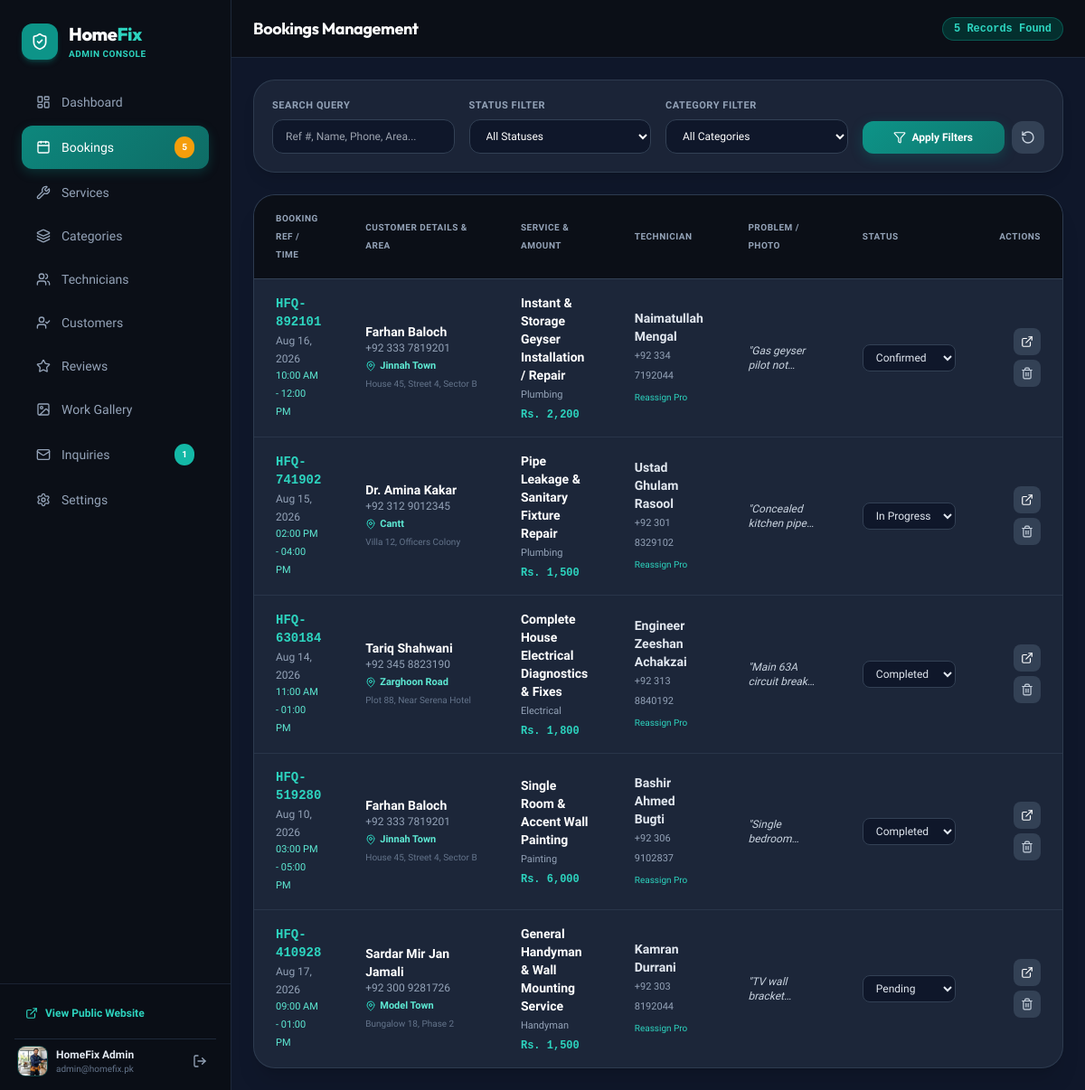
The app's page /admin/bookings.php (signed in) with its own data.
### tables this page shows
CREATE TABLE `users` (
  `id` INT UNSIGNED AUTO_INCREMENT PRIMARY KEY,
  `name` VARCHAR(120) NOT NULL,
  `email` VARCHAR(150) NOT NULL UNIQUE,
  `phone` VARCHAR(30) NOT NULL,
  `password` VARCHAR(255) NOT NULL,
  `role` ENUM('admin', 'customer') DEFAULT 'customer',
  `status` ENUM('active', 'inactive', 'banned') DEFAULT 'active',
  `avatar` VARCHAR(255) DEFAULT NULL,
  `address` TEXT DEFAULT NULL,
  `area` VARCHAR(100) DEFAULT NULL,
  `created_at` TIMESTAMP DEFAULT CURRENT_TIMESTAMP,
  `updated_at` TIMESTAMP DEFAULT CURRENT_TIMESTAMP ON UPDATE CURRENT_TIMESTAMP,
  INDEX `idx_users_role` (`role`),
  INDEX `idx_users_email` (`email`)
);

CREATE TABLE `bookings` (
  `id` INT UNSIGNED AUTO_INCREMENT PRIMARY KEY,
  `booking_reference` VARCHAR(30) NOT NULL UNIQUE,
  `user_id` INT UNSIGNED DEFAULT NULL,
  `service_id` INT UNSIGNED NOT NULL,
  `technician_id` INT UNSIGNED DEFAULT NULL,
  `customer_name` VARCHAR(120) NOT NULL,
  `customer_email` VARCHAR(150) NOT NULL,
  `customer_phone` VARCHAR(30) NOT NULL,
  `address` TEXT NOT NULL,
  `area` VARCHAR(100) NOT NULL,
  `preferred_date` DATE NOT NULL,
  `preferred_time` VARCHAR(50) NOT NULL,
  `problem_description` TEXT NOT NULL,
  `image_attachment` VARCHAR(255) DEFAULT NULL,
  `status` ENUM('pending', 'confirmed', 'assigned', 'in_progress', 'completed', 'cancelled') DEFAULT 'pending',
  `is_viewed` TINYINT(1) NOT NULL DEFAULT 0,
  `notes` TEXT DEFAULT NULL,
  `total_amount` DECIMAL(10,2) NOT NULL DEFAULT 0.00,
  `created_at` TIMESTAMP DEFAULT CURRENT_TIMESTAMP,
  `updated_at` TIMESTAMP DEFAULT CURRENT_TIMESTAMP ON UPDATE CURRENT_TIMESTAMP,
  FOREIGN KEY (`user_id`) REFERENCES `users`(`id`) ON DELETE SET NULL ON UPDATE CASCADE,
  FOREIGN KEY (`service_id`) REFERENCES `services`(`id`) ON DELETE RESTRICT ON UPDATE CASCADE,
  FOREIGN KEY (`technician_id`) REFERENCES `technicians`(`id`) ON DELETE SET NULL ON UPDATE CASCADE,
  INDEX `idx_bookings_ref` (`booking_reference`),
  INDEX `idx_bookings_status` (`status`),
  INDEX `idx_bookings_date` (`preferred_date`)
);

CREATE TABLE `services` (
  `id` INT UNSIGNED AUTO_INCREMENT PRIMARY KEY,
  `category_id` INT UNSIGNED NOT NULL,
  `name` VARCHAR(150) NOT NULL,
  `slug` VARCHAR(180) NOT NULL UNIQUE,
  `description` TEXT NOT NULL,
  `detailed_description` LONGTEXT DEFAULT NULL,
  `price` DECIMAL(10,2) NOT NULL DEFAULT 0.00,
  `duration` VARCHAR(80) NOT NULL DEFAULT '1 - 2 Hours',
  `image` VARCHAR(255) DEFAULT NULL,
  `includes_list` TEXT DEFAULT NULL,
  `status` ENUM('active', 'inactive') DEFAULT 'active',
  `is_featured` TINYINT(1) DEFAULT 0,
  `created_at` TIMESTAMP DEFAULT CURRENT_TIMESTAMP,
  `updated_at` TIMESTAMP DEFAULT CURRENT_TIMESTAMP ON UPDATE CURRENT_TIMESTAMP,
  FOREIGN KEY (`category_id`) REFERENCES `categories`(`id`) ON DELETE CASCADE ON UPDATE CASCADE,
  INDEX `idx_services_category` (`category_id`),
  INDEX `idx_services_status` (`status`)
);

CREATE TABLE `categories` (
  `id` INT UNSIGNED AUTO_INCREMENT PRIMARY KEY,
  `name` VARCHAR(100) NOT NULL,
  `slug` VARCHAR(120) NOT NULL UNIQUE,
  `description` TEXT NOT NULL,
  `icon` VARCHAR(50) NOT NULL DEFAULT 'wrench',
  `image` VARCHAR(255) DEFAULT NULL,
  `status` ENUM('active', 'inactive') DEFAULT 'active',
  `sort_order` INT DEFAULT 0,
  `created_at` TIMESTAMP DEFAULT CURRENT_TIMESTAMP
);

CREATE TABLE `technicians` (
  `id` INT UNSIGNED AUTO_INCREMENT PRIMARY KEY,
  `name` VARCHAR(120) NOT NULL,
  `email` VARCHAR(150) DEFAULT NULL,
  `phone` VARCHAR(30) NOT NULL,
  `specialty` VARCHAR(120) NOT NULL,
  `experience_years` INT NOT NULL DEFAULT 3,
  `rating` DECIMAL(3,2) NOT NULL DEFAULT 4.90,
  `completed_jobs` INT NOT NULL DEFAULT 120,
  `image` VARCHAR(255) DEFAULT NULL,
  `availability` ENUM('available', 'busy', 'offline') DEFAULT 'available',
  `status` ENUM('active', 'inactive') DEFAULT 'active',
  `created_at` TIMESTAMP DEFAULT CURRENT_TIMESTAMP,
  INDEX `idx_technicians_availability` (`availability`),
  INDEX `idx_technicians_specialty` (`specialty`)
);

### admin/bookings.php (the view, shortened to what the rows shown need)
<?php
require_once __DIR__ . '/../includes/admin_header.php';
require_once __DIR__ . '/../includes/admin_sidebar.php';
$sql = "SELECT b.*, s.name as service_name, c.name as category_name, t.name as technician_name, t.phone as technician_phone
        FROM bookings b
        JOIN services s ON b.service_id = s.id
        JOIN categories c ON s.category_id = c.id
        LEFT JOIN technicians t ON b.technician_id = t.id
        WHERE 1=1";
$params = [];
$sql .= " ORDER BY b.created_at DESC";
$bookings = Database::fetchAll($sql, $params);
?>
<div class="flex-1 flex flex-col min-w-0 overflow-hidden bg-slate-900">
    <header class="h-16 bg-slate-950 border-b border-slate-800 flex items-center justify-between px-6 shrink-0">
        <div class="flex items-center gap-4">
            <h2 class="text-lg font-bold font-heading text-white">Bookings Management</h2>
        </div>
    </header>
    <main class="flex-1 overflow-y-auto p-6 space-y-6">
        <div class="bg-slate-800/90 border border-slate-700/80 rounded-3xl shadow-xl overflow-hidden">
            <div class="overflow-x-auto">
                <table class="w-full text-left text-xs sm:text-sm text-slate-300">
                    <thead class="bg-slate-950 text-slate-400 uppercase text-[10px] font-bold tracking-wider border-b border-slate-700">
                        <tr>
                            <th class="px-6 py-4">Booking Ref / Time</th>
                            <th class="px-6 py-4">Customer Details & Area</th>
                            <th class="px-6 py-4">Service & Amount</th>
                            <th class="px-6 py-4">Technician</th>
                            <th class="px-6 py-4">Problem / Photo</th>
                            <th class="px-6 py-4">Status</th>
                            <th class="px-6 py-4 text-right">Actions</th>
                        </tr>
                    </thead>
                    <tbody class="divide-y divide-slate-700/60 text-slate-200">
                        <?php if (!empty($bookings)): ?>
                            <?php foreach ($bookings as $b): ?>
                                <tr class="hover:bg-slate-750 transition">
                                    <td class="px-6 py-4 font-medium">
                                        <span class="font-mono font-bold text-teal-400 text-sm block"><?= e($b['booking_reference']) ?></span>
                                        <span class="text-xs text-slate-400"><?= format_date($b['preferred_date']) ?></span>
                                        <span class="text-[11px] text-teal-300 block"><?= e($b['preferred_time']) ?></span>
                                    </td>
                                    <td class="px-6 py-4">
                                        <span class="font-bold text-white block"><?= e($b['customer_name']) ?></span>
                                        <span class="text-xs text-slate-400 block"><?= e($b['customer_phone']) ?></span>
                                        <span class="text-[11px] font-semibold text-teal-300 flex items-center gap-1 mt-0.5">
                                            <i data-lucide="map-pin" class="w-3 h-3 text-teal-400"></i>
                                            <?= e($b['area']) ?>
                                        </span>
                                        <span class="text-[10px] text-slate-500 block truncate max-w-xs"><?= e($b['address']) ?></span>
                                    </td>
                                    <td class="px-6 py-4">
                                        <span class="font-bold text-white block"><?= e($b['service_name']) ?></span>
                                        <span class="text-[11px] text-slate-400"><?= e($b['category_name']) ?></span>
                                        <span class="text-xs font-mono font-bold text-teal-400 block mt-1"><?= format_price($b['total_amount']) ?></span>
                                    </td>
                                    <td class="px-6 py-4">
                                        <?php if (!empty($b['technician_name'])): ?>
                                            <span class="font-bold text-slate-200 block"><?= e($b['technician_name']) ?></span>
                                            <span class="text-[11px] text-slate-400"><?= e($b['technician_phone']) ?></span>
                                            <button type="button"
                                                    class="assign-tech-btn text-[10px] text-teal-400 hover:underline mt-1 block"
                                                    data-id="<?= $b['id'] ?>"
                                                    data-ref="<?= e($b['booking_reference']) ?>"
                                                    data-tech-id="<?= $b['technician_id'] ?>">
                                                Reassign Pro
                                            </button>
                                        <?php endif; ?>
                                    </td>
                                    <td class="px-6 py-4 max-w-xs">
                                        <p class="text-xs text-slate-300 line-clamp-2 italic">"<?= e($b['problem_description']) ?>"</p>
                                    </td>
                                    <td class="px-6 py-4">
                                        <select class="booking-status-select bg-slate-900 border border-slate-700 rounded-lg px-2.5 py-1.5 text-xs text-slate-200 focus:outline-none focus:ring-1 focus:ring-teal-500"
                                                data-id="<?= $b['id'] ?>"
                                                data-current="<?= $b['status'] ?>">
                                            <option value="pending" <?= ($b['status'] === 'pending') ? 'selected' : '' ?>>Pending</option>
                                            <option value="confirmed" <?= ($b['status'] === 'confirmed') ? 'selected' : '' ?>>Confirmed</option>
                                            <option value="in_progress" <?= ($b['status'] === 'in_progress') ? 'selected' : '' ?>>In Progress</option>
                                            <option value="completed" <?= ($b['status'] === 'completed') ? 'selected' : '' ?>>Completed</option>
                                        </select>
                                    </td>
                                    <td class="px-6 py-4 text-right space-x-1">
                                        <a href="<?= base_url('tracking.php?ref=' . $b['booking_reference']) ?>" target="_blank" class="p-2 rounded-lg bg-slate-700 hover:bg-teal-600 text-white inline-block" title="Live Customer Tracking">
                                            <i data-lucide="external-link" class="w-3.5 h-3.5"></i>
                                        </a>
                                        <button type="button"
                                                class="delete-item-btn p-2 rounded-lg bg-slate-700 hover:bg-rose-600 text-slate-300 hover:text-white inline-block"
                                                data-action="delete_booking"
                                                data-id="<?= $b['id'] ?>"
                                                data-title="Booking <?= $b['booking_reference'] ?>"
                                                title="Delete">
                                            <i data-lucide="trash-2" class="w-3.5 h-3.5"></i>
                                        </button>
                                    </td>
                                </tr>
                            <?php endforeach; ?>
                        <?php endif; ?>
                    </tbody>
                </table>
            </div>
        </div>
    </main>
</div>
<?php require_once __DIR__ . '/../includes/admin_footer.php'; ?>

### includes/admin_sidebar.php (shortened to what the rows shown need)
<aside id="adminSidebar" class="w-64 bg-slate-950 border-r border-slate-800 flex flex-col justify-between shrink-0 transition-transform duration-300 z-30 absolute inset-y-0 left-0 lg:static -translate-x-full lg:translate-x-0">
    <?php
    $adminSidebarAvatarUrl = null;
    if (!empty($adminUser['avatar'])) {
        if (file_exists(ROOT_PATH . '/uploads/' . $adminUser['avatar'])) {
            $adminSidebarAvatarUrl = asset('uploads/' . $adminUser['avatar']) . '?v=' . filemtime(ROOT_PATH . '/uploads/' . $adminUser['avatar']);
        } elseif (file_exists(ROOT_PATH . '/' . $adminUser['avatar'])) {
            $adminSidebarAvatarUrl = asset($adminUser['avatar']) . '?v=' . filemtime(ROOT_PATH . '/' . $adminUser['avatar']);
        }
    }
    ?>
    <div class="p-4 border-t border-slate-800/80 space-y-3 bg-slate-950/50">
        <div class="flex items-center justify-between pt-2 border-t border-slate-800 px-1">
            <div class="flex items-center gap-2.5">
                <?php if ($adminSidebarAvatarUrl): ?>
                    <img src="<?= $adminSidebarAvatarUrl ?>" alt="<?= e($adminUser['name'] ?? 'Admin') ?>" class="w-8 h-8 rounded-lg object-cover ring-1 ring-teal-500/30 shadow" onerror="this.style.display='none'; this.nextElementSibling.style.display='flex';">
                <?php else: ?>
                    <div class="w-8 h-8 rounded-lg bg-slate-800 text-teal-400 font-bold flex items-center justify-center text-xs">
                        <?= strtoupper(substr($adminUser['name'] ?? 'A', 0, 1)) ?>
                    </div>
                <?php endif; ?>
                <div class="truncate max-w-[120px]">
                    <span class="text-xs font-bold text-slate-200 block truncate"><?= e($adminUser['name'] ?? 'Administrator') ?></span>
                    <span class="text-[10px] text-slate-500 block truncate"><?= e($adminUser['email'] ?? '') ?></span>
                </div>
            </div>
        </div>
    </div>
</aside>

### records on screen
users: avatar (picture), name "HomeFix Admin", email "admin@homefix.pk"
bookings: booking_reference "HFQ-892101", preferred_date "Aug 16, 2026", preferred_time "10:00 AM - 12:00 PM", customer_name "Farhan Baloch", customer_phone "+92 333 7819201", area "Jinnah Town", address "House 45, Street 4, Sector B", service.name "Instant & Storage Geyser Installation / Repair", categories.name "Plumbing", total_amount "Rs. 2,200", technician.name "Naimatullah Mengal", technician.phone "+92 334 7192044", problem_description "Gas geyser pilot…", status+id "Confirmed"
bookings: booking_reference "HFQ-741902", preferred_date "Aug 15, 2026", preferred_time "02:00 PM - 04:00 PM", customer_name "Dr. Amina Kakar", customer_phone "+92 312 9012345", area "Cantt", address "Villa 12, Officers Colony", service.name "Pipe Leakage & Sanitary Fixture Repair", categories.name "Plumbing", total_amount "Rs. 1,500", technician.name "Ustad Ghulam Rasool", technician.phone "+92 301 8329102", problem_description "Concealed kitchen…", status+id "In Progress"
bookings: booking_reference "HFQ-630184", preferred_date "Aug 14, 2026", preferred_time "11:00 AM - 01:00 PM", customer_name "Tariq Shahwani", customer_phone "+92 345 8823190", area "Zarghoon Road", address "Plot 88, Near Serena Hotel", service.name "Complete House Electrical Diagnostics & Fixes", categories.name "Electrical", total_amount "Rs. 1,800", technician.name "Engineer Zeeshan Achakzai", technician.phone "+92 313 8840192", problem_description "Main 63A circuit…", status+id "Completed"
bookings: booking_reference "HFQ-519280", preferred_date "Aug 10, 2026", preferred_time "03:00 PM - 05:00 PM", customer_name "Farhan Baloch", customer_phone "+92 333 7819201", area "Jinnah Town", address "House 45, Street 4, Sector B", service.name "Single Room & Accent Wall Painting", categories.name "Painting", total_amount "Rs. 6,000", technician.name "Bashir Ahmed Bugti", technician.phone "+92 306 9102837", problem_description "Single…", status+id "Completed"
bookings: booking_reference "HFQ-410928", preferred_date "Aug 17, 2026", preferred_time "09:00 AM - 01:00 PM", customer_name "Sardar Mir Jan Jamali", customer_phone "+92 300 9281726", area "Model Town", address "Bungalow 18, Phase 2", service.name "General Handyman & Wall Mounting Service", categories.name "Handyman", total_amount "Rs. 1,500", technician.name "Kamran Durrani", technician.phone "+92 303 8192044", problem_description "TV wall…", status+id "Pending"

### other values on screen
$pendingBookingsCount "5"
$unreadMessagesCount "1"
count($bookings) "5"
